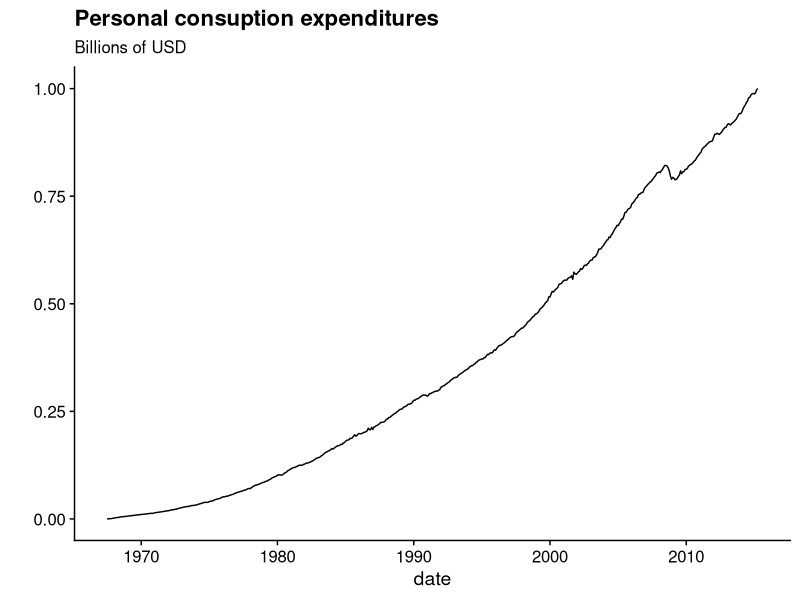

The R source for this figure:
## ---- chunk 1
knitr::opts_chunk$set(echo = TRUE)
## ---- chunk 2
library(tidyverse)
library(cowplot)

econ <- economics_long 

econ %>% 
  filter(variable == 'pce') %>% 
  ggplot(aes(x = date, y = value01)) +
  geom_line() + 
  ylab('') +
  ggtitle('Personal consuption expenditures',
          subtitle = 'Billions of USD') +
  cowplot::theme_cowplot()
